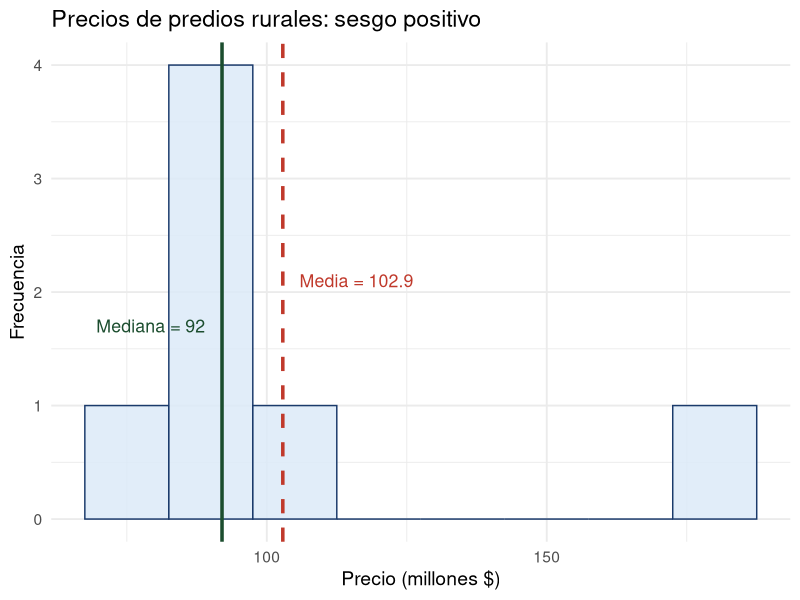
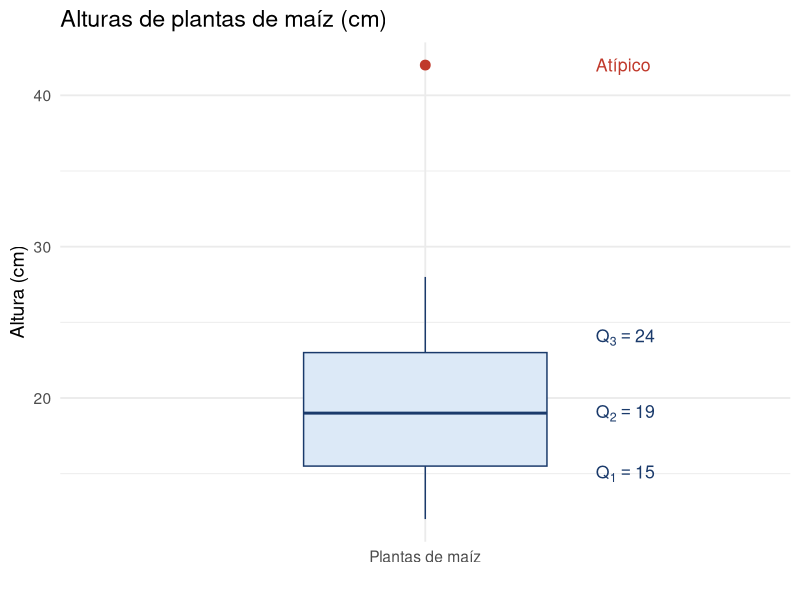

Write R code to recreate these figures, in order.
## ---- chunk 1
#| echo: false
#| fig-align: center
#| fig-height: 4.2
#| message: false
library(ggplot2)
set.seed(42)

datos <- c(80, 85, 90, 92, 95, 98, 180)
df <- data.frame(precio = datos)

ggplot(df, aes(x = precio)) +
  geom_histogram(binwidth = 15, fill = "#dce9f7", color = "#1a3a6b", alpha = 0.85) +
  geom_vline(xintercept = mean(datos), color = "#c0392b", linetype = "dashed", linewidth = 1.2) +
  geom_vline(xintercept = median(datos), color = "#1b4d2e", linetype = "solid", linewidth = 1.2) +
  annotate("text", x = mean(datos) + 3, y = 2.1,
           label = paste0("Media = ", round(mean(datos), 1)),
           color = "#c0392b", hjust = 0, size = 4.5) +
  annotate("text", x = median(datos) - 3, y = 1.7,
           label = paste0("Mediana = ", median(datos)),
           color = "#1b4d2e", hjust = 1, size = 4.5) +
  labs(title = "Precios de predios rurales: sesgo positivo",
       x = "Precio (millones $)", y = "Frecuencia") +
  theme_minimal(base_size = 14)
## ---- chunk 2
#| echo: false
#| fig-align: center
#| fig-height: 4.5
library(ggplot2)

alturas <- c(12, 14, 15, 15, 16, 17, 18, 19, 20, 21, 22, 24, 25, 28, 42)
df <- data.frame(altura = alturas, grupo = "Plantas de maíz")

ggplot(df, aes(x = grupo, y = altura)) +
  geom_boxplot(
    fill     = "#dce9f7",
    color    = "#1a3a6b",
    width    = 0.4,
    outlier.color = "#c0392b",
    outlier.size  = 3
  ) +
  annotate("text", x = 1.28, y = 15,   label = expression(Q[1] == 15),  size = 4.5, color = "#1a3a6b", hjust = 0) +
  annotate("text", x = 1.28, y = 19,   label = expression(Q[2] == 19),  size = 4.5, color = "#1a3a6b", hjust = 0) +
  annotate("text", x = 1.28, y = 24,   label = expression(Q[3] == 24),  size = 4.5, color = "#1a3a6b", hjust = 0) +
  annotate("text", x = 1.28, y = 42,   label = "Atípico",               size = 4.5, color = "#c0392b", hjust = 0) +
  labs(title = "Alturas de plantas de maíz (cm)", x = "", y = "Altura (cm)") +
  theme_minimal(base_size = 14)
